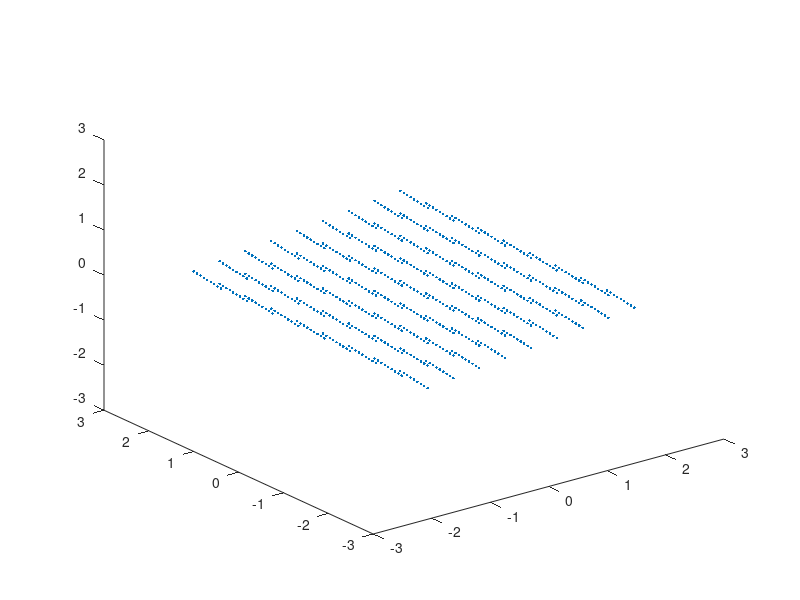

The MATLAB script that drew this image:
NUM_CELLS=4;
max = 1.0;
min = -1.0;
dk = (max-min)/(2*NUM_CELLS);
index=1;

a1=[1 1 0];
a2=[1 0 1];
a3=[0 1 1];
a2xa3 = cross(a2,a3);
a3xa1 = cross(a3,a1);
a1xa2 = cross(a1,a2);
a1dota2xa3 = dot(a1,cross(a2,a3))/2;

b1 = a2xa3/a1dota2xa3; b2 = a3xa1/a1dota2xa3; b3 = a1xa2/a1dota2xa3;


for i1=min:dk:max
    for i2=min:dk:max
        for i3=min:dk:max
            kptlist(index,1:3) = i1*b1+i2*b2+i3*b3;
            index=index+1;
        end
    end
end
            
plot3(kptlist(:,1),kptlist(:,2),kptlist(:,3),'.')